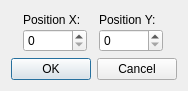
<?xml version="1.0" encoding="UTF-8"?>
<ui version="4.0">
 <class>MapGoto</class>
 <widget class="QDialog" name="MapGoto">
  <property name="windowModality">
   <enum>Qt::WindowModal</enum>
  </property>
  <property name="geometry">
   <rect>
    <x>0</x>
    <y>0</y>
    <width>174</width>
    <height>91</height>
   </rect>
  </property>
  <property name="windowTitle">
   <string>Goto Position</string>
  </property>
  <property name="layoutDirection">
   <enum>Qt::LeftToRight</enum>
  </property>
  <layout class="QVBoxLayout" name="verticalLayout">
   <item>
    <layout class="QHBoxLayout" name="horizontalLayout">
     <property name="spacing">
      <number>0</number>
     </property>
     <item>
      <layout class="QVBoxLayout" name="verticalLayout_2">
       <item>
        <widget class="QLabel" name="label">
         <property name="text">
          <string>Position X:</string>
         </property>
        </widget>
       </item>
       <item>
        <widget class="QSpinBox" name="spinBox">
         <property name="maximumSize">
          <size>
           <width>64</width>
           <height>16777215</height>
          </size>
         </property>
         <property name="minimum">
          <number>0</number>
         </property>
         <property name="maximum">
          <number>65535</number>
         </property>
         <property name="value">
          <number>0</number>
         </property>
        </widget>
       </item>
      </layout>
     </item>
     <item>
      <layout class="QVBoxLayout" name="verticalLayout_3">
       <item>
        <widget class="QLabel" name="label_2">
         <property name="text">
          <string>Position Y:</string>
         </property>
        </widget>
       </item>
       <item>
        <widget class="QSpinBox" name="spinBox_2">
         <property name="maximumSize">
          <size>
           <width>64</width>
           <height>16777215</height>
          </size>
         </property>
         <property name="minimum">
          <number>0</number>
         </property>
         <property name="maximum">
          <number>65535</number>
         </property>
         <property name="value">
          <number>0</number>
         </property>
        </widget>
       </item>
      </layout>
     </item>
    </layout>
   </item>
   <item>
    <widget class="QDialogButtonBox" name="buttonBox">
     <property name="standardButtons">
      <set>QDialogButtonBox::Cancel|QDialogButtonBox::Ok</set>
     </property>
    </widget>
   </item>
  </layout>
 </widget>
 <resources/>
 <connections>
  <connection>
   <sender>buttonBox</sender>
   <signal>rejected()</signal>
   <receiver>MapGoto</receiver>
   <slot>reject()</slot>
   <hints>
    <hint type="sourcelabel">
     <x>205</x>
     <y>181</y>
    </hint>
    <hint type="destinationlabel">
     <x>149</x>
     <y>104</y>
    </hint>
   </hints>
  </connection>
 </connections>
</ui>
